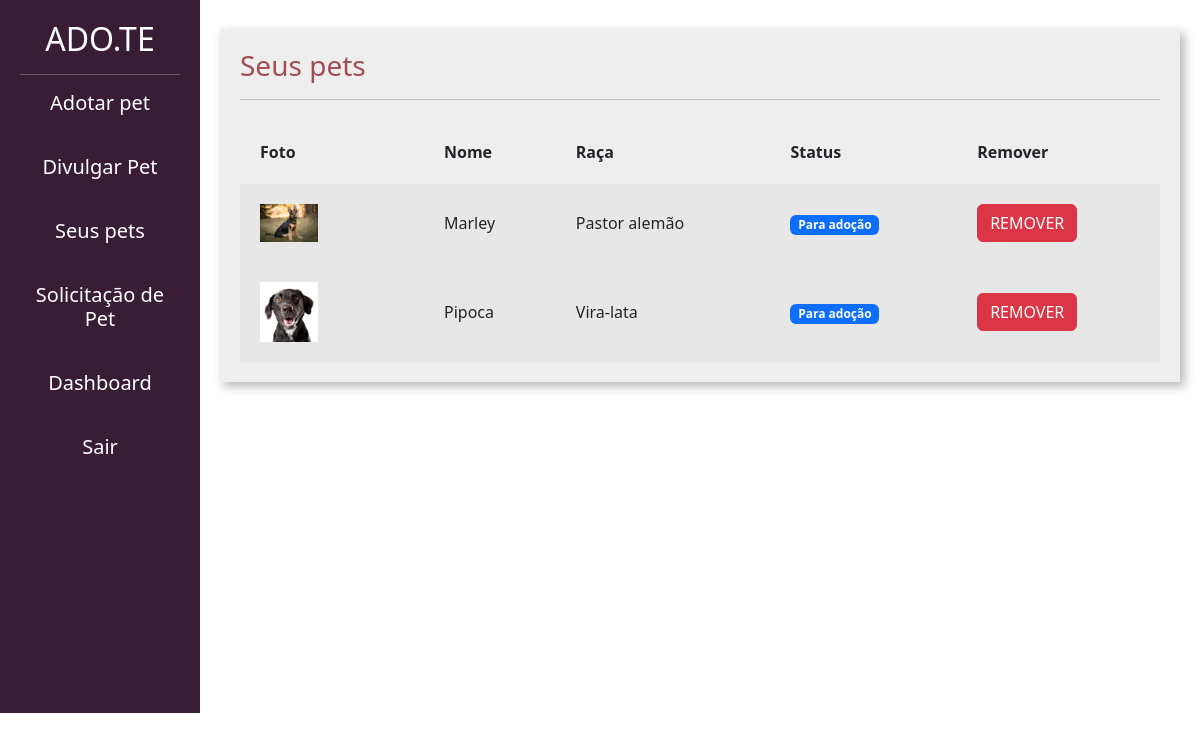
/divulgar/seus_pets/ (signed in), run on an earlier commit of the app's database.
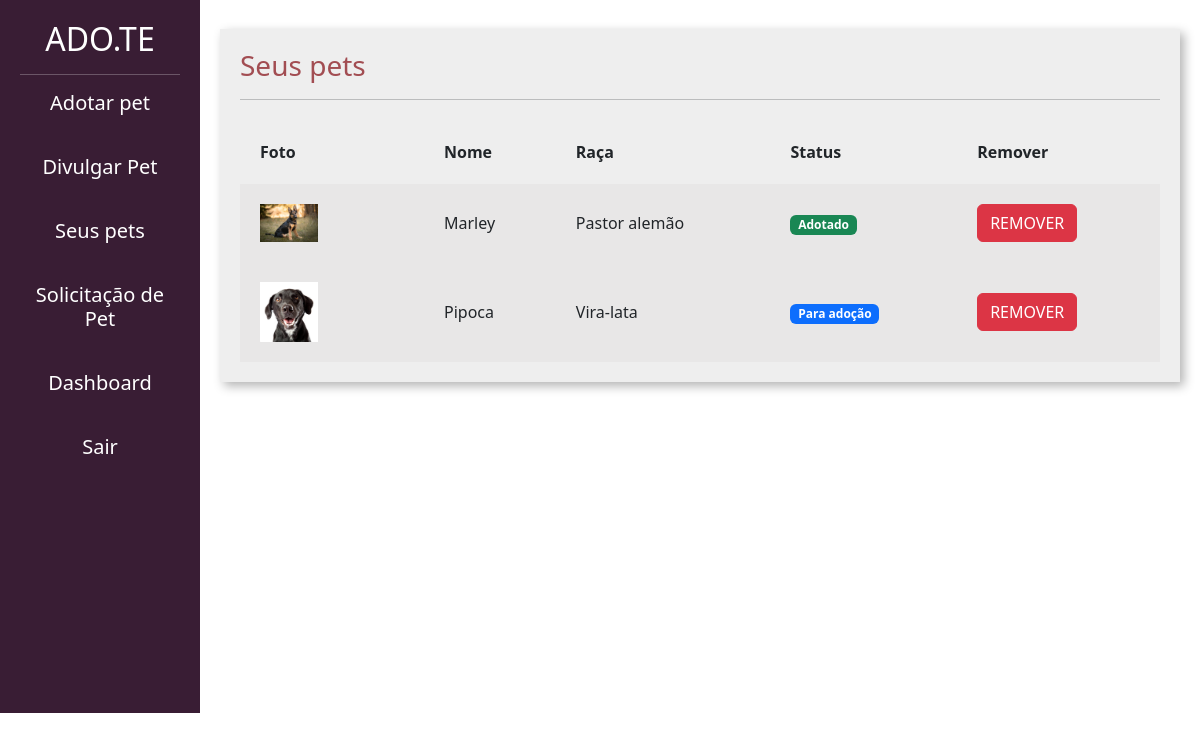
And on a later commit of the database.
### divulgar/models.py (models this page shows, shortened)
class Pet(models.Model):
    foto = models.ImageField(upload_to='fotos_pets')
    choices_status = (('P', 'Para adoção'), ('A', 'Adotado'))
    usuario = models.ForeignKey(User, on_delete=models.DO_NOTHING)
    nome = models.CharField(max_length=100)
    descricao = models.TextField()
    estado = models.CharField(max_length=50)
    cidade = models.CharField(max_length=50)
    telefone = models.CharField(max_length=14)
    tags = models.ManyToManyField(Tag)
    raca = models.ForeignKey(Raca, on_delete=models.DO_NOTHING)
    status = models.CharField(max_length=1,choices=choices_status, default='P')

class Raca(models.Model):
    raca = models.CharField(max_length=50)
    def __str__(self):
        return self.raca

### divulgar/views.py (the view)
# urls.py: path('seus_pets/', views.seus_pets, name="seus_pets"),
@login_required
def seus_pets(request):
    if request.method == 'GET':
        pets = Pet.objects.filter(usuario=request.user)
        return render(request, 'seus_pets.html', {'pets': pets})

### divulgar/templates/seus_pets.html (shortened to what this page needs)
{% load static %}
<!doctype html>
<html lang="pt-BR">
    <head>
    <link href="https://cdn.jsdelivr.net/npm/bootstrap@5.3.0-alpha1/dist/css/bootstrap.min.css" rel="stylesheet">
    <link href="{% static 'usuarios/css/cadastro.css' %}" rel="stylesheet">
    <link href="{% static 'divulgar/css/novo_pet.css' %}" rel="stylesheet">
    <link href="{% static 'divulgar/css/seus_pet.css' %}" rel="stylesheet">
    </head>
    <body>
        <div class="container-fluid">
            <div class="row">
                <div style='height: 713px;' class="col-md-2 bg-side sidebar">
                    <h2>ADO.TE</h2>
                    <hr>
                    <h5><a class="navegação" href="/adotar/">Adotar pet</a><h5/><br>
                        <h5><a class="navegação" href="/divulgar/novo_pet/">Divulgar Pet</a><h5/><br>
                        <h5><a class="navegação" href="/divulgar/seus_pets/">Seus pets</a><h5/><br>
                        <h5><a class="navegação" href="/divulgar/ver_pedido_adocao/">Solicitação de Pet</a><h5/><br>
                        <h5><a class="navegação" href="/divulgar/dashboard/">Dashboard</a><h5/><br>
                        <h5><a class="navegação" href="/auth/sair/">Sair</a><h5/>
                </div>
                <div class="col-md">
                    <div class="wrapper">
                        <div class="box width80">
                            <h3 class="font-vinho">Seus pets</h3>
                            <hr>
                             <table class="tabela" cellpadding="20">
                                <tr>
                                    <th>Foto</th>
                                    <th>Nome</th>
                                    <th>Raça</th>
                                    <th>Status</th>
                                    <th>Remover</th>
                                </tr>
                                    {%for pet in pets%}
                                        <tr class="tabela-linha">
                                            <td width="20%">
                                                <img width="40%" src="{{pet.foto.url}}">
                                            </td>
                                            <td>
                                                {{pet.nome}}
                                            </td>
                                            <td>
                                                {{pet.raca}}
                                            </td>
                                            <td>
                                                {% if pet.status == 'P'%}
                                                    <span class="badge text-bg-primary">Para adoção</span>
                                                {%elif pet.status == "A"%}
                                                    <span class="badge text-bg-success">Adotado</span>
                                                {%endif%}
                                            </td>
                                            <td>
                                                <a href="{% url 'remover_pet' pet.id %}" class="btn btn-danger">REMOVER</a>
                                            </td>
                                        </tr>
                                    {%endfor%}
                            </table>
                        </div>
                    </div>
                </div>
            </div>
        </div>
    </body>
</html>

What changed in the data, as far as the page shows it:
changed Pet "Marley": status "Para adoção" → "Adotado"
